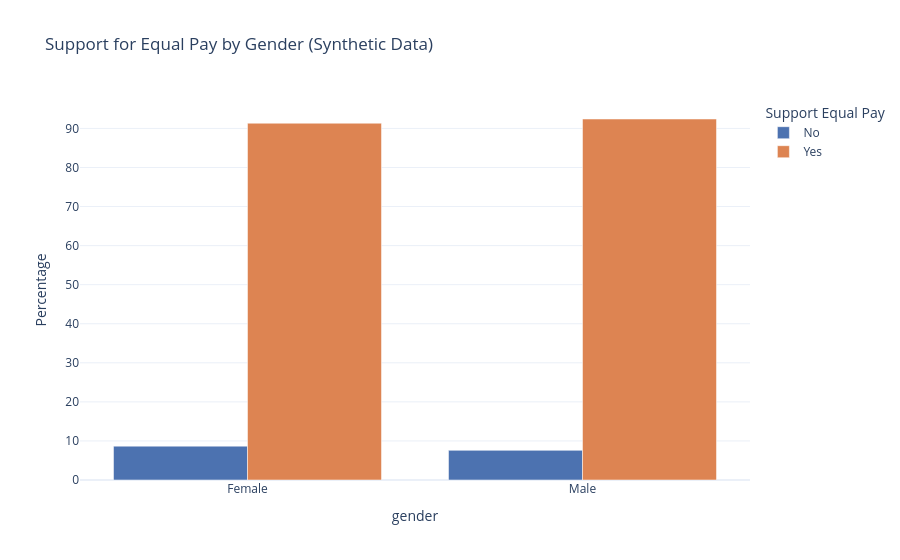

The cell this chart's notebook holds for it:
### Markdown cell above
## 10. Gender Comparison: Support for Equal Pay
A simple grouped comparison of equal-pay support by respondent gender, to demonstrate grouped categorical comparisons.

### Code cell
# Cross-tabulate equal pay support by respondent gender (row-normalized %)
gender_crosstab = pd.crosstab(df['gender'], df['support_equal_pay'], normalize='index') * 100
display(gender_crosstab.round(1))

# --- Plotly grouped bar chart ---
fig = px.bar(
    gender_crosstab.reset_index().melt(id_vars='gender', var_name='Support Equal Pay', value_name='Percentage'),
    x='gender', y='Percentage', color='Support Equal Pay', barmode='group',
    title="Support for Equal Pay by Gender (Synthetic Data)",
    color_discrete_sequence=PALETTE,
)
fig.update_layout(template='plotly_white')
fig.show()

### Figure 1 — Plotly figure (JSON) as saved in the notebook; plotly's stock layout.template omitted (floating-point values rounded to 4 significant figures)
{"data": [{"alignmentgroup": "True", "hovertemplate": "Support Equal Pay=No<br>gender=%{x}<br>Percentage=%{y}<extra></extra>", "legendgroup": "No", "marker": {"color": "#4C72B0", "pattern": {"shape": ""}}, "name": "No", "offsetgroup": "No", "orientation": "v", "showlegend": true, "textposition": "auto", "type": "bar", "x": ["Female", "Male"], "xaxis": "x", "y": [8.668, 7.59], "yaxis": "y"}, {"alignmentgroup": "True", "hovertemplate": "Support Equal Pay=Yes<br>gender=%{x}<br>Percentage=%{y}<extra></extra>", "legendgroup": "Yes", "marker": {"color": "#DD8452", "pattern": {"shape": ""}}, "name": "Yes", "offsetgroup": "Yes", "orientation": "v", "showlegend": true, "textposition": "auto", "type": "bar", "x": ["Female", "Male"], "xaxis": "x", "y": [91.33, 92.41], "yaxis": "y"}], "layout": {"barmode": "group", "legend": {"title": {"text": "Support Equal Pay"}, "tracegroupgap": 0}, "title": {"text": "Support for Equal Pay by Gender (Synthetic Data)"}, "xaxis": {"anchor": "y", "domain": [0.0, 1.0], "title": {"text": "gender"}}, "yaxis": {"anchor": "x", "domain": [0.0, 1.0], "title": {"text": "Percentage"}}}}
